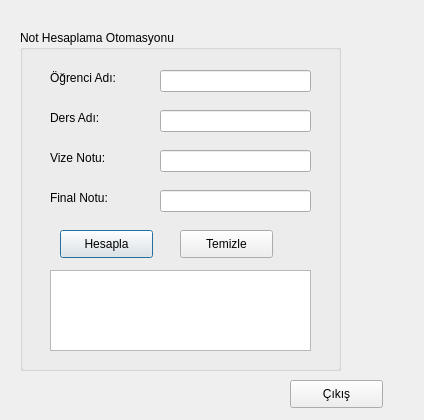
<?xml version="1.0" encoding="UTF-8"?>
<ui version="4.0">
 <class>Dialog</class>
 <widget class="QDialog" name="Dialog">
  <property name="geometry">
   <rect>
    <x>0</x>
    <y>0</y>
    <width>424</width>
    <height>420</height>
   </rect>
  </property>
  <property name="windowTitle">
   <string>Dialog</string>
  </property>
  <widget class="QGroupBox" name="groupBox">
   <property name="geometry">
    <rect>
     <x>20</x>
     <y>30</y>
     <width>321</width>
     <height>341</height>
    </rect>
   </property>
   <property name="title">
    <string>Not Hesaplama Otomasyonu</string>
   </property>
   <widget class="QLabel" name="label">
    <property name="geometry">
     <rect>
      <x>30</x>
      <y>40</y>
      <width>81</width>
      <height>16</height>
     </rect>
    </property>
    <property name="text">
     <string>Öğrenci Adı:</string>
    </property>
   </widget>
   <widget class="QLabel" name="label_2">
    <property name="geometry">
     <rect>
      <x>30</x>
      <y>80</y>
      <width>71</width>
      <height>16</height>
     </rect>
    </property>
    <property name="text">
     <string>Ders Adı:</string>
    </property>
   </widget>
   <widget class="QLabel" name="label_3">
    <property name="geometry">
     <rect>
      <x>30</x>
      <y>120</y>
      <width>81</width>
      <height>16</height>
     </rect>
    </property>
    <property name="text">
     <string>Vize Notu:</string>
    </property>
   </widget>
   <widget class="QLabel" name="label_4">
    <property name="geometry">
     <rect>
      <x>30</x>
      <y>160</y>
      <width>71</width>
      <height>16</height>
     </rect>
    </property>
    <property name="text">
     <string>Final Notu:</string>
    </property>
   </widget>
   <widget class="QWidget" name="verticalLayoutWidget">
    <property name="geometry">
     <rect>
      <x>29</x>
      <y>30</y>
      <width>91</width>
      <height>161</height>
     </rect>
    </property>
    <layout class="QVBoxLayout" name="verticalLayout"/>
   </widget>
   <widget class="QLineEdit" name="lnedit_ad">
    <property name="geometry">
     <rect>
      <x>140</x>
      <y>40</y>
      <width>151</width>
      <height>22</height>
     </rect>
    </property>
   </widget>
   <widget class="QLineEdit" name="lnedit_dersad">
    <property name="geometry">
     <rect>
      <x>140</x>
      <y>80</y>
      <width>151</width>
      <height>22</height>
     </rect>
    </property>
   </widget>
   <widget class="QLineEdit" name="lnedit_vizenot">
    <property name="geometry">
     <rect>
      <x>140</x>
      <y>120</y>
      <width>151</width>
      <height>22</height>
     </rect>
    </property>
   </widget>
   <widget class="QLineEdit" name="lnedit_finalnot">
    <property name="geometry">
     <rect>
      <x>140</x>
      <y>160</y>
      <width>151</width>
      <height>22</height>
     </rect>
    </property>
   </widget>
   <widget class="QPushButton" name="buton_hesapla">
    <property name="geometry">
     <rect>
      <x>40</x>
      <y>200</y>
      <width>93</width>
      <height>28</height>
     </rect>
    </property>
    <property name="text">
     <string>Hesapla</string>
    </property>
   </widget>
   <widget class="QPushButton" name="buton_temizle">
    <property name="geometry">
     <rect>
      <x>160</x>
      <y>200</y>
      <width>93</width>
      <height>28</height>
     </rect>
    </property>
    <property name="text">
     <string>Temizle</string>
    </property>
   </widget>
   <widget class="QTextBrowser" name="text_sonuc">
    <property name="geometry">
     <rect>
      <x>30</x>
      <y>240</y>
      <width>261</width>
      <height>81</height>
     </rect>
    </property>
   </widget>
  </widget>
  <widget class="QPushButton" name="buton_cikis">
   <property name="geometry">
    <rect>
     <x>290</x>
     <y>380</y>
     <width>93</width>
     <height>28</height>
    </rect>
   </property>
   <property name="text">
    <string>Çıkış</string>
   </property>
  </widget>
 </widget>
 <resources/>
 <connections>
  <connection>
   <sender>buton_temizle</sender>
   <signal>clicked()</signal>
   <receiver>text_sonuc</receiver>
   <slot>clear()</slot>
   <hints>
    <hint type="sourcelabel">
     <x>251</x>
     <y>235</y>
    </hint>
    <hint type="destinationlabel">
     <x>269</x>
     <y>278</y>
    </hint>
   </hints>
  </connection>
  <connection>
   <sender>buton_cikis</sender>
   <signal>clicked()</signal>
   <receiver>Dialog</receiver>
   <slot>reject()</slot>
   <hints>
    <hint type="sourcelabel">
     <x>379</x>
     <y>383</y>
    </hint>
    <hint type="destinationlabel">
     <x>423</x>
     <y>339</y>
    </hint>
   </hints>
  </connection>
 </connections>
</ui>
